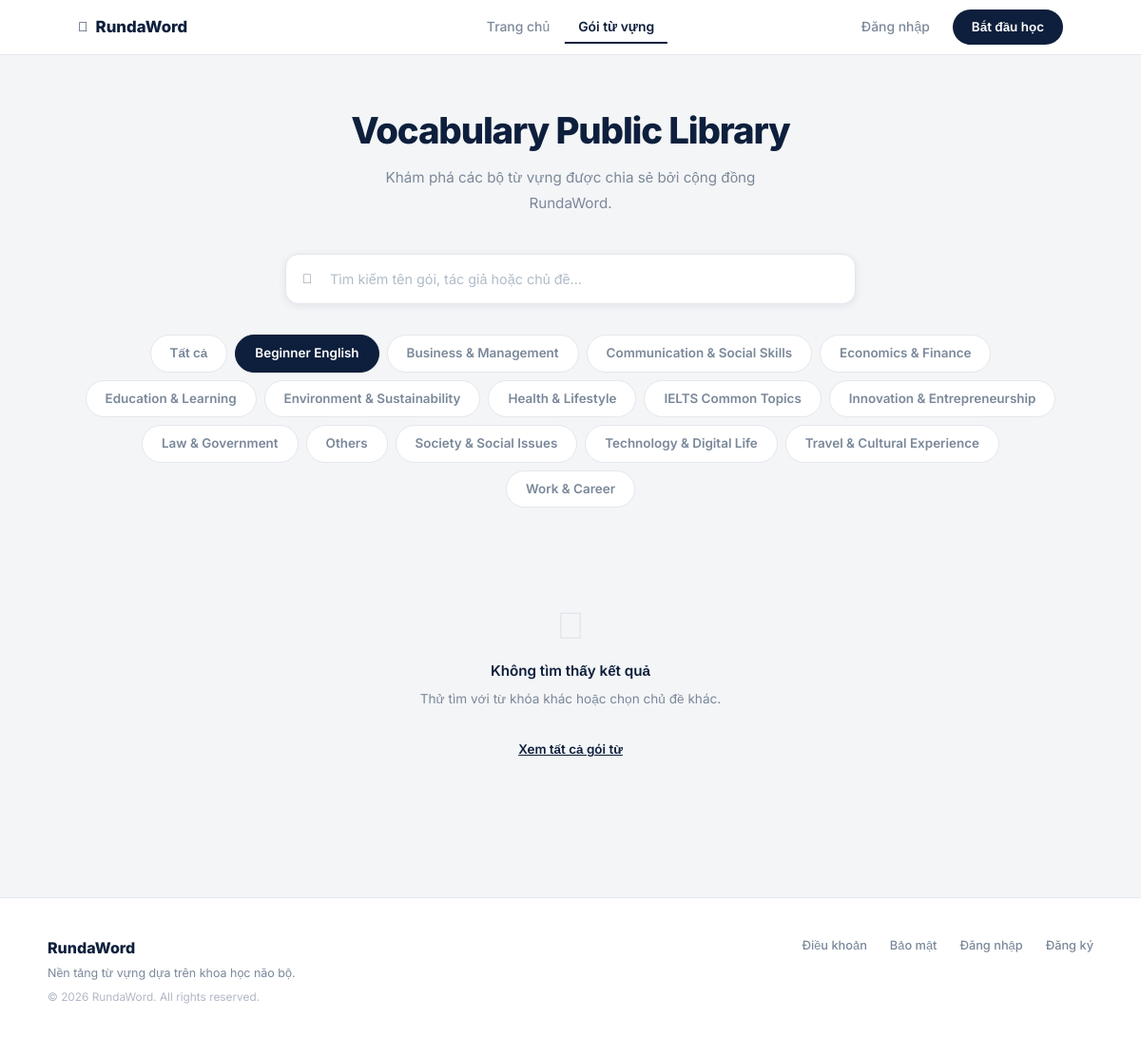
The page /explore?q=&topic=Beginner+English on the database its author committed.
### main.py (models this page shows)
class TopicCatalog(db.Model):
    __tablename__ = 'topic_catalog'
    id   = db.Column(db.Integer, primary_key=True)
    name = db.Column(db.String(120), unique=True, nullable=False)

### main.py (the view)
@app.route('/explore')
def explore():
    q            = request.args.get('q', '').strip()
    topic_filter = request.args.get('topic', '').strip()
    available_topics = get_available_topics()
    if topic_filter and topic_filter not in available_topics:
        topic_filter = ''
    pkg_query = VocabPackage.query.filter(VocabPackage.is_public == True)
    if topic_filter:
        pkg_query = pkg_query.filter(VocabPackage.topic == topic_filter)
    if q:
        public_packages = search_packages(q)
        if topic_filter:
            public_packages = [p for p in public_packages if p.topic == topic_filter]
    else:
        public_packages = pkg_query.order_by(VocabPackage.updated_at.desc()).all()
    return render_template(
        'explore.html',
        public_packages=public_packages,
        search_query=q,
        topic_filter=topic_filter,
        available_topics=available_topics,
    )

### main.py (called while the page is built)
def get_available_topics():
    rows = TopicCatalog.query.order_by(TopicCatalog.name).all()
    return [r.name for r in rows]

### templates/explore.html (shortened to what this page needs)
{% extends "base.html" %}
{% block content %}
<nav class="lp-nav">
  <div class="inner">
    <a href="{{ url_for('index') }}" class="lp-logo">
      <i class="fas fa-book-open" style="font-size:0.88rem;"></i>RundaWord
    </a>
    <div class="lp-nav-links">
      {% if current_user.is_authenticated %}
        <a href="{{ url_for('dashboard') }}" class="lp-nav-link">Dashboard</a>
        <a href="{{ url_for('packages') }}"  class="lp-nav-link">Library</a>
        <a href="{{ url_for('explore') }}"   class="lp-nav-link active">Explore</a>
      {% else %}
        <a href="{{ url_for('guest_home') }}" class="lp-nav-link">Trang chủ</a>
        <a href="{{ url_for('explore') }}"    class="lp-nav-link active">Gói từ vựng</a>
      {% endif %}
    </div>
    <div class="lp-nav-right">
      {% if current_user.is_authenticated %}
      <div class="dropdown">
        <a class="rw-avatar-btn" href="#" data-bs-toggle="dropdown" role="button">
          <i class="fas fa-user"></i>
        </a>
        <ul class="dropdown-menu dropdown-menu-end" style="min-width:180px;">
          <li>
            <div class="px-3 py-2" style="border-bottom:1px solid var(--border);">
              <div style="font-weight:700;font-size:0.88rem;color:var(--navy);">{{ current_user.name or current_user.username }}</div>
              <div style="font-size:0.74rem;color:var(--text-muted);">{{ current_user.email }}</div>
            </div>
          </li>
          <li><a class="dropdown-item mt-1" href="{{ url_for('profile') }}">
            <i class="fas fa-user me-2" style="color:var(--text-muted);width:14px;"></i>Profile
          </a></li>
          {% if current_user.is_admin %}
          <li><a class="dropdown-item" href="{{ url_for('admin_dashboard') }}">
            <i class="fas fa-shield-alt me-2 text-muted"></i>Admin Panel
          </a></li>
          {% endif %}
          <li><a class="dropdown-item text-danger" href="{{ url_for('logout') }}">
            <i class="fas fa-sign-out-alt me-2" style="width:14px;"></i>Sign out
          </a></li>
        </ul>
      </div>
      {% else %}
        <a href="{{ url_for('login') }}" class="lp-nav-signin">Đăng nhập</a>
        <a href="{{ url_for('register') }}" class="btn-start-sm">Bắt đầu học</a>
      {% endif %}
    </div>
  </div>
</nav>
<div class="exp-page">
  <div class="exp-hero">
    <h1>Vocabulary Public Library</h1>
    <p>Khám phá các bộ từ vựng được chia sẻ bởi cộng đồng RundaWord.</p>
  </div>
  <div class="exp-search-wrap">
    <form method="GET" action="{{ url_for('explore') }}" style="display:contents;">
      <input type="text" name="q"
        placeholder="Tìm kiếm tên gói, tác giả hoặc chủ đề…"
        value="{{ search_query or '' }}"
        style="width:100%;">
    </form>
  </div>
  <div class="exp-filters">
    <a href="{{ url_for('explore', q=search_query or '') }}"
       class="exp-filter {% if not topic_filter %}active{% endif %}">Tất cả</a>
    {% for topic in available_topics %}
    <a href="{{ url_for('explore', q=search_query or '', topic=topic) }}"
       class="exp-filter {% if topic_filter == topic %}active{% endif %}">{{ topic }}</a>
    {% endfor %}
  </div>
  {% set bg_colors = [
    'linear-gradient(135deg,#1a3060,#2a5ccf)',
    'linear-gradient(135deg,#0d3a6a,#1a7ac0)',
    'linear-gradient(135deg,#1a1a3a,#2a2a7a)',
    'linear-gradient(135deg,#3a1a1a,#8a2a2a)',
    'linear-gradient(135deg,#0d3a20,#1a8a4a)',
    'linear-gradient(135deg,#2a1a3a,#6a2a9a)'
  ] %}
  {% if public_packages %}
  <div class="exp-grid">
    {% for pkg in public_packages %}
    <div class="exp-card">
      <div class="exp-card-img-wrap">
        <div class="exp-card-img-bg" style="background:{{ bg_colors[loop.index0 % 6] }};"></div>
        {% if pkg.topic %}
          <span class="exp-cat-badge">{{ pkg.topic }}</span>
        {% endif %}
      </div>
      <div class="exp-card-body">
        <div class="exp-card-name">{{ pkg.package_name }}</div>
        <div class="exp-card-meta">
          by <strong>@{{ pkg.user.username if pkg.user else 'unknown' }}</strong>
          · {{ pkg.vocabularies|length }} từ
        </div>
        {% if current_user.is_authenticated %}
          <a href="{{ url_for('package_detail', package_id=pkg.id) }}" class="btn-learn-dark">Học ngay</a>
        {% else %}
          <button class="btn-learn-dark" onclick="openAuth('login')">Học ngay</button>
        {% endif %}
      </div>
    </div>
    {% endfor %}
  </div>
  {% else %}
  <div class="exp-empty">
    <i class="fas fa-box-open"></i>
    {% if search_query or topic_filter %}
      <p style="font-size:0.95rem;font-weight:600;color:var(--navy);margin-bottom:6px;">Không tìm thấy kết quả</p>
      <p style="font-size:0.85rem;">Thử tìm với từ khóa khác hoặc chọn chủ đề khác.</p>
      <a href="{{ url_for('explore') }}" style="display:inline-block;margin-top:16px;font-size:0.84rem;font-weight:600;color:var(--navy);text-decoration:underline;">
        Xem tất cả gói từ
      </a>
    {% endif %}
  </div>
  {% endif %}
</div>
{% endblock %}

### static/css/main.css (style rules this page uses)
:root { --navy: #0d1f3c; --navy-deep: #071020; --navy-mid: #1c3358; --white: #ffffff; --off-white: #f4f5f7; --bg: #f4f5f7; --border: #e3e7ed; --border-light: #edf0f4; --text: #0d1f3c; --text-muted: #7a8899; --text-light: #a0aab5; --green: #27ae60; --green-bg: #e8f8f0; --green-text: #1a7a43; --accent: #2563eb; --red: #e74c3c; --red-bg: #fdf2f2; --shadow-xs: 0 1px 3px rgba(13,31,60,0.06); --shadow-sm: 0 2px 8px rgba(13,31,60,0.08); --shadow-md: 0 4px 20px rgba(13,31,60,0.10); --shadow-lg: 0 8px 40px rgba(13,31,60,0.14); --r-sm: 8px; --r-md: 12px; --r-lg: 16px; --r-xl: 20px; }
*, *::before, *::after { box-sizing: border-box; margin: 0; padding: 0; }
html { scroll-behavior: smooth; }
body { font-family: 'Inter', sans-serif; background: var(--bg); color: var(--text); font-size: 14px; line-height: 1.6; -webkit-font-smoothing: antialiased; min-height: 100vh; display: flex; flex-direction: column; }

### templates/base.html (style rules this page uses)
body, * { font-family: 'Inter', sans-serif !important; }

### templates/explore.html (style rules this page uses)
.lp-nav { background: #fff; border-bottom: 1px solid var(--border); height: 58px; display: flex; align-items: center; position: sticky; top: 0; z-index: 500; }
.lp-nav .inner { max-width: 1100px; margin: 0 auto; padding: 0 32px; width: 100%; display: flex; align-items: center; position: relative; }
.lp-logo { font-family: 'Inter', sans-serif; font-weight: 800; font-size: 1.05rem; color: var(--navy); text-decoration: none; display: flex; align-items: center; gap: 8px; }
.lp-nav-links { display: flex; align-items: center; gap: 2px; position: absolute; left: 50%; transform: translateX(-50%); }
.lp-nav-link { font-size: 0.87rem; font-weight: 500; color: var(--text-muted); text-decoration: none; padding: 6px 14px; border-radius: 8px; transition: color 0.15s; }
.lp-nav-link.active { color: var(--navy); font-weight: 600; border-bottom: 2px solid var(--navy); border-radius: 0; padding-bottom: 4px; }
.lp-nav-right { margin-left: auto; display: flex; align-items: center; gap: 10px; }
.btn-start-sm { background: var(--navy); color: white; border: none; border-radius: 30px; padding: 8px 20px; font-size: 0.84rem; font-weight: 600; cursor: pointer; font-family: 'Inter', sans-serif; transition: opacity 0.15s; text-decoration: none; }
.lp-nav-signin { font-size: 0.87rem; font-weight: 500; color: var(--text-muted); text-decoration: none; padding: 6px 14px; }
.exp-page { max-width: 1100px; margin: 0 auto; padding: 56px 32px 80px; }
.exp-hero { text-align: center; margin-bottom: 40px; }
.exp-hero h1 { font-family: 'Inter', sans-serif; font-size: 2.4rem; font-weight: 800; color: var(--navy); letter-spacing: -0.03em; margin-bottom: 14px; }
.exp-hero p { font-size: 0.95rem; color: var(--text-muted); max-width: 480px; margin: 0 auto; line-height: 1.75; }
.exp-search-wrap { max-width: 600px; margin: 32px auto; position: relative; }
.exp-search-wrap input { width: 100%; border: 1.5px solid var(--border); border-radius: 14px; padding: 14px 18px 14px 46px; font-size: 0.9rem; font-family: 'Inter', sans-serif; background: white; color: var(--text); outline: none; box-shadow: var(--shadow-sm); transition: border-color 0.15s; }
.exp-search-wrap input::placeholder { color: #b0bcc8; }
.exp-filters { display: flex; align-items: center; justify-content: center; gap: 8px; flex-wrap: wrap; margin-bottom: 40px; }
.exp-filter { padding: 8px 20px; border-radius: 30px; font-size: 0.84rem; font-weight: 600; border: 1.5px solid var(--border); background: white; color: var(--text-muted); transition: all 0.15s; text-decoration: none; display: inline-block; }
.exp-filter.active { background: var(--navy); color: white; border-color: var(--navy); }
.exp-empty { text-align: center; padding: 64px 24px; color: var(--text-muted); }
.exp-empty i { font-size: 2.5rem; margin-bottom: 16px; color: var(--border); display: block; }

### rows shown on the page
TopicCatalog: name "Beginner English"
TopicCatalog: name "Business & Management"
TopicCatalog: name "Communication & Social Skills"
TopicCatalog: name "Economics & Finance"
TopicCatalog: name "Education & Learning"
TopicCatalog: name "Environment & Sustainability"
TopicCatalog: name "Health & Lifestyle"
TopicCatalog: name "IELTS Common Topics"
TopicCatalog: name "Innovation & Entrepreneurship"
TopicCatalog: name "Law & Government"
TopicCatalog: name "Others"
TopicCatalog: name "Society & Social Issues"
TopicCatalog: name "Technology & Digital Life"
TopicCatalog: name "Travel & Cultural Experience"
TopicCatalog: name "Work & Career"
